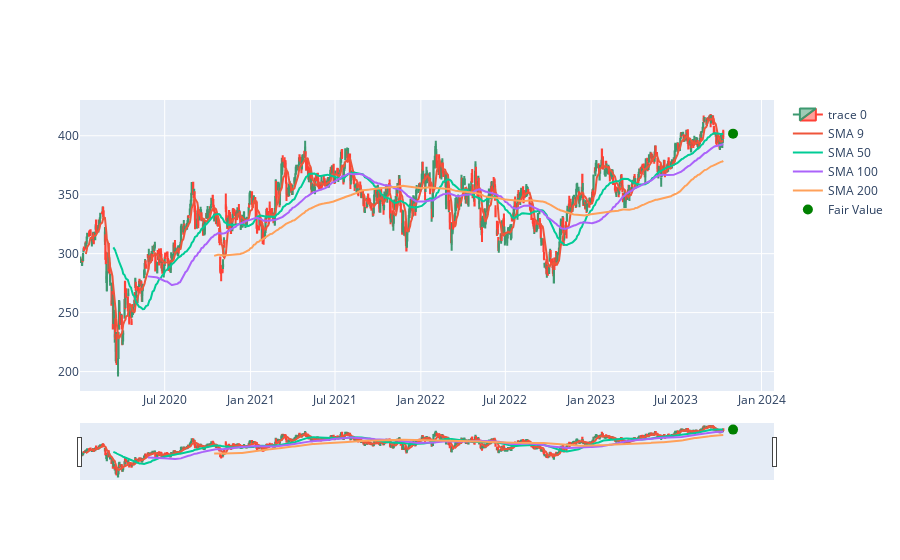

Notebook cell for this chart:
### Code cell
# Plot the price graph
start_date = datetime.date(2020, 1, 1)
end_date = as_of_date
df = stock.get_daily_hist_price(start_date, end_date)
df.head()
import plotly.graph_objects as go

candlestick = go.Candlestick(
                            x=df.index,
                            open=df['Open'],
                            high=df['High'],
                            low=df['Low'],
                            close=df['Close']
                            )

fig_sma = go.Figure(data=[candlestick])

import TA #reuse TA.py from previous project
# Calculate and add SMAs to the figure
s1 = TA.SimpleMovingAverages(df, [9])
s1.run()
fig_sma.add_trace(go.Scatter(x=s1.get_series(9).index, y=s1.get_series(9).values, mode='lines', name="SMA 9"))

s2 = TA.SimpleMovingAverages(df, [50])
s2.run()
fig_sma.add_trace(go.Scatter(x=s2.get_series(50).index, y=s2.get_series(50).values, mode='lines', name="SMA 50"))

s3 = TA.SimpleMovingAverages(df, [100])
s3.run()
fig_sma.add_trace(go.Scatter(x=s3.get_series(100).index, y=s3.get_series(100).values, mode='lines', name="SMA 100"))

s4 = TA.SimpleMovingAverages(df, [200])
s4.run()
fig_sma.add_trace(go.Scatter(x=s4.get_series(200).index, y=s4.get_series(200).values, mode='lines', name="SMA 200"))

#store fair value as pandas series
fair_value = pd.Series([401.7996987333955], index=[datetime.date(2023, 11, 1)])
#trace for fair val
fair_value_trace = go.Scatter(x=fair_value.index, y=fair_value.values, mode='markers', name="Fair Value", marker=dict(color='green', size=10))
#add fair val to existing graph
fig_sma.add_trace(fair_value_trace)
#show graph
fig_sma.show()

### Figure 1 — Plotly figure (JSON) as saved in the notebook; plotly's stock layout.template omitted (floating-point values rounded to 4 significant figures; data arrays with more than 128 entries replaced by an {"elided": "..."} marker saying what was removed)
{"data": [{"close": {"elided": "951 float values"}, "high": {"elided": "951 float values"}, "low": {"elided": "951 float values"}, "open": {"elided": "951 float values"}, "type": "candlestick", "visible": true, "x": {"elided": "951 str values"}}, {"mode": "lines", "name": "SMA 9", "type": "scatter", "visible": true, "x": {"elided": "951 str values"}, "y": {"elided": "951 float values"}}, {"mode": "lines", "name": "SMA 50", "type": "scatter", "visible": true, "x": {"elided": "951 str values"}, "y": {"elided": "951 float values"}}, {"mode": "lines", "name": "SMA 100", "type": "scatter", "x": {"elided": "951 str values"}, "y": {"elided": "951 float values"}}, {"mode": "lines", "name": "SMA 200", "type": "scatter", "x": {"elided": "951 str values"}, "y": {"elided": "951 float values"}}, {"marker": {"color": "green", "size": 10}, "mode": "markers", "name": "Fair Value", "type": "scatter", "x": ["2023-11-01"], "y": [401.8]}], "layout": {"autosize": true, "xaxis": {"autorange": true, "range": ["2020-01-01 12:00", "2024-01-21 16:54:52.2916"], "rangeslider": {"autorange": true, "range": ["2020-01-01 12:00", "2024-01-21 16:54:52.2916"], "yaxis": {"_template": null, "rangemode": "match"}}, "type": "date"}, "yaxis": {"autorange": true, "range": [183.5, 430.3], "type": "linear"}}}
